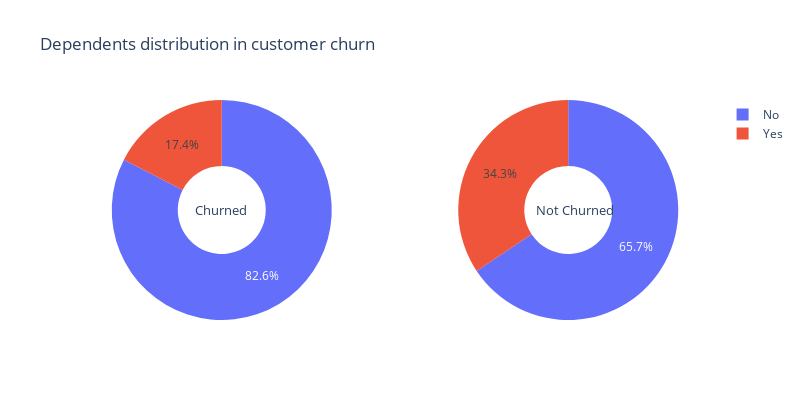

Source (notebook cell):
### Code cell
feature_pie("Dependents")

### Figure 1 — Plotly figure (JSON) as saved in the notebook; plotly's stock layout.template omitted (floating-point values rounded to 4 significant figures)
{"data": [{"domain": {"x": [0, 0.45], "y": [0, 1]}, "hole": 0.4, "hoverinfo": "skip", "labels": ["No", "Yes"], "type": "pie", "values": [1543, 326]}, {"domain": {"x": [0.55, 1], "y": [0, 1]}, "hole": 0.4, "hoverinfo": "skip", "labels": ["No", "Yes"], "type": "pie", "values": [3390, 1773]}], "layout": {"annotations": [{"font": {"size": 13}, "showarrow": false, "text": "Churned", "x": 0.18, "y": 0.5}, {"font": {"size": 13}, "showarrow": false, "text": "Not Churned", "x": 0.85, "y": 0.5}], "height": 400, "title": {"text": "Dependents distribution in customer churn"}, "width": 800}}
